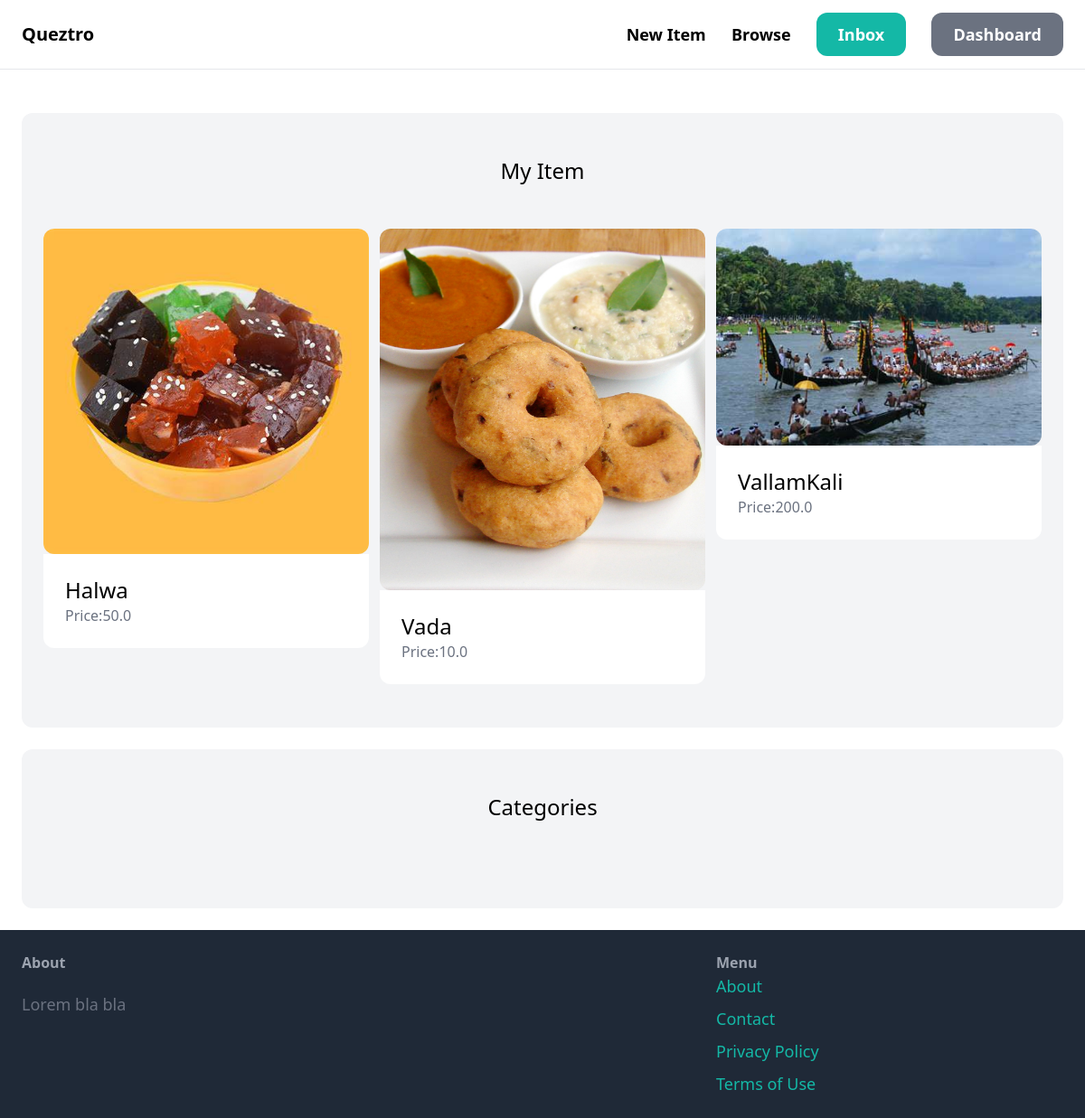
/dashboard/ (signed in), run on the app's committed database.
### item/models.py (models this page shows, shortened)
class Item(models.Model):
    category = models.ForeignKey(Category, related_name='items', on_delete=models.CASCADE)
    name = models.CharField(max_length=255)
    description = models.TextField(blank=True, null=True)
    image = models.ImageField(upload_to='item_image', blank=True, null=True)
    price = models.FloatField()
    is_sold = models.BooleanField(default=False)
    created_at = models.DateTimeField(auto_now_add=True)
    created_by = models.ForeignKey(User, related_name='items', on_delete=models.CASCADE)
    class Meta:
        ordering = ('name',)
        verbose_name_plural = 'Catergories'  # name of the category

### dashboard/views.py (the view)
# urls.py: path('', views.index, name="index"),
@login_required
def index(request):
    items = Item.objects.filter(created_by=request.user)
    return render(request,'dashboard/index.html',{
        'items': items,
    })

### dashboard/templates/dashboard/index.html (shortened to what this page needs)
{% extends 'core/base.html' %}
{% block content %}
    <div class="mt-6 px-6 py-12 bg-gray-100 rounded-xl ">
        <h2 class="mb-12 text-2xl text-center">My Item</h2>
        <div class="grid grid-cols-3 gap-3">
            {% for item in items %}
                <div>
                    <a href="{% url 'item:detail' item.id %}">
                        <div>
                            <img src="{{ item.image.url }}" alt="" class="rounded-xl">
                        </div>
                        <div class="p-6 bg-white rounded-b-xl">
                            <h2 class="text-2xl">{{item.name}}</h2>
                            <p class="text-gray-500">Price:{{ item.price }}</p>
                        </div>
                    </a>
                </div>
            {% endfor %}
        </div>
    </div>
<div class="mt-6 px-6 py-12 bg-gray-100 rounded-xl ">
        <h2 class="mb-12 text-2xl text-center">Categories</h2>
</div>
{% endblock %}

### data on the page
Item: image (picture), name "Halwa", price "50.0"
Item: image (picture), name "Vada", price "10.0"
Item: image (picture), name "VallamKali", price "200.0"
